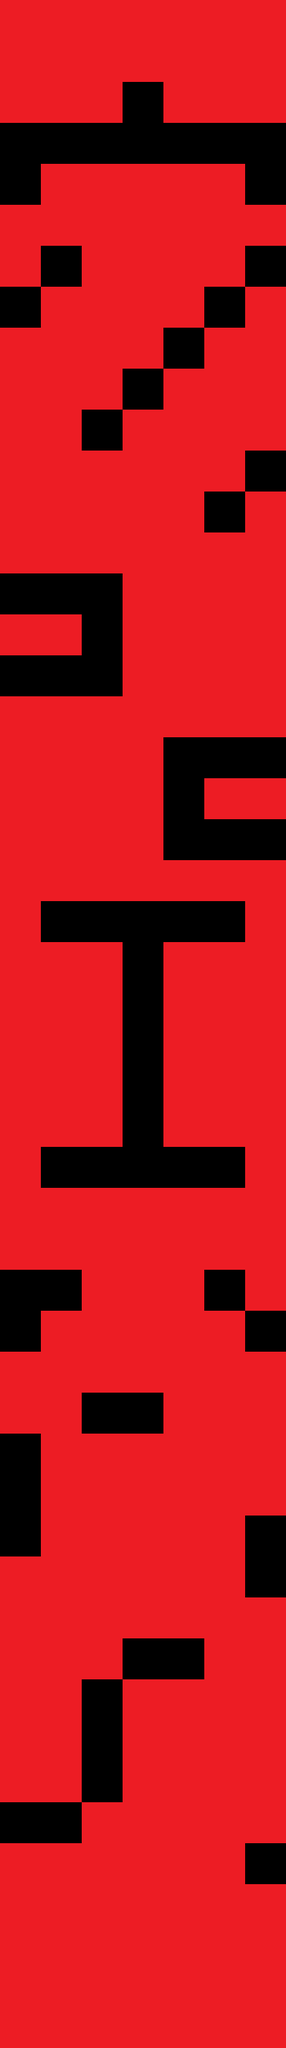

Rendered tile map (Tiled .tmx) drawn with the repository's tilesets; below, a short description and the map source with its tile grids summarised:
An orthogonal 7x50 tile map with 64x64 px tiles, 1 tile layer (Tile Layer 1).

<map version="1.0" orientation="orthogonal" width="7" height="50" tilewidth="64" tileheight="64">
 <tileset firstgid="1" name="redtile" tilewidth="64" tileheight="64">
  <image source="../images/tiles/redtile.png" width="64" height="64" />
  <tile id="0">
   <properties>
    <property name="platform" value="true" />
   </properties>
  </tile>
 </tileset>
 <layer name="Tile Layer 1" width="7" height="50">
  <data>[350 cells, 282 non-empty, 1 distinct tile ids]</data>
 </layer>
</map>
